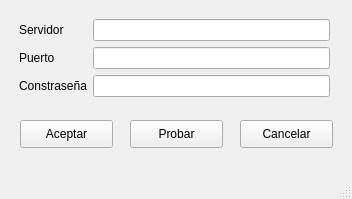
<?xml version="1.0" encoding="UTF-8"?>
<ui version="4.0">
 <class>Visualizer</class>
 <widget class="QMainWindow" name="Visualizer">
  <property name="geometry">
   <rect>
    <x>0</x>
    <y>0</y>
    <width>352</width>
    <height>199</height>
   </rect>
  </property>
  <property name="windowTitle">
   <string>Visualizer</string>
  </property>
  <widget class="QWidget" name="centralwidget">
   <widget class="QWidget" name="formLayoutWidget">
    <property name="geometry">
     <rect>
      <x>19</x>
      <y>19</y>
      <width>311</width>
      <height>91</height>
     </rect>
    </property>
    <layout class="QFormLayout" name="formLayout">
     <item row="0" column="0">
      <widget class="QLabel" name="label">
       <property name="text">
        <string>Servidor</string>
       </property>
      </widget>
     </item>
     <item row="0" column="1">
      <widget class="QLineEdit" name="id"/>
     </item>
     <item row="1" column="0">
      <widget class="QLabel" name="label_2">
       <property name="text">
        <string>Puerto</string>
       </property>
      </widget>
     </item>
     <item row="2" column="0">
      <widget class="QLabel" name="label_3">
       <property name="text">
        <string>Constraseña</string>
       </property>
      </widget>
     </item>
     <item row="2" column="1">
      <widget class="QLineEdit" name="con"/>
     </item>
     <item row="1" column="1">
      <widget class="QLineEdit" name="puerto"/>
     </item>
    </layout>
   </widget>
   <widget class="QPushButton" name="b1">
    <property name="geometry">
     <rect>
      <x>20</x>
      <y>120</y>
      <width>93</width>
      <height>28</height>
     </rect>
    </property>
    <property name="text">
     <string>Aceptar</string>
    </property>
   </widget>
   <widget class="QPushButton" name="b2">
    <property name="geometry">
     <rect>
      <x>240</x>
      <y>120</y>
      <width>93</width>
      <height>28</height>
     </rect>
    </property>
    <property name="text">
     <string>Cancelar</string>
    </property>
   </widget>
   <widget class="QPushButton" name="probar">
    <property name="geometry">
     <rect>
      <x>130</x>
      <y>120</y>
      <width>93</width>
      <height>28</height>
     </rect>
    </property>
    <property name="text">
     <string>Probar</string>
    </property>
   </widget>
  </widget>
  <widget class="QMenuBar" name="menubar">
   <property name="geometry">
    <rect>
     <x>0</x>
     <y>0</y>
     <width>352</width>
     <height>26</height>
    </rect>
   </property>
  </widget>
  <widget class="QStatusBar" name="statusbar"/>
 </widget>
 <resources/>
 <connections/>
</ui>
